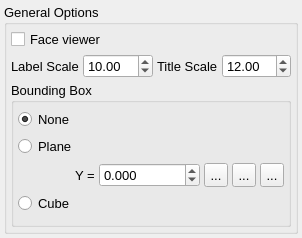
<?xml version="1.0" encoding="UTF-8"?>
<ui version="4.0">
 <class>ViewWindow</class>
 <widget class="QWidget" name="ViewWindow">
  <property name="geometry">
   <rect>
    <x>0</x>
    <y>0</y>
    <width>302</width>
    <height>238</height>
   </rect>
  </property>
  <property name="sizePolicy">
   <sizepolicy hsizetype="Minimum" vsizetype="Minimum">
    <horstretch>0</horstretch>
    <verstretch>0</verstretch>
   </sizepolicy>
  </property>
  <property name="font">
   <font>
    <pointsize>10</pointsize>
   </font>
  </property>
  <property name="windowTitle">
   <string>View</string>
  </property>
  <property name="windowIcon">
   <iconset resource="icons.qrc">
    <normaloff>:/uchroma/icons/uchroma.png</normaloff>:/uchroma/icons/uchroma.png</iconset>
  </property>
  <layout class="QVBoxLayout" name="verticalLayout">
   <property name="spacing">
    <number>4</number>
   </property>
   <property name="margin">
    <number>4</number>
   </property>
   <item>
    <widget class="QGroupBox" name="ViewGeneralOptions">
     <property name="sizePolicy">
      <sizepolicy hsizetype="Preferred" vsizetype="Minimum">
       <horstretch>0</horstretch>
       <verstretch>0</verstretch>
      </sizepolicy>
     </property>
     <property name="title">
      <string>General Options</string>
     </property>
     <layout class="QVBoxLayout" name="verticalLayout_39">
      <property name="spacing">
       <number>4</number>
      </property>
      <property name="margin">
       <number>4</number>
      </property>
      <item>
       <widget class="QCheckBox" name="ViewLabelsFaceViewerCheck">
        <property name="text">
         <string>Face viewer</string>
        </property>
       </widget>
      </item>
      <item>
       <layout class="QHBoxLayout" name="horizontalLayout_20">
        <item>
         <widget class="QLabel" name="LabelScaleLabel">
          <property name="text">
           <string>Label Scale</string>
          </property>
         </widget>
        </item>
        <item>
         <widget class="QDoubleSpinBox" name="ViewLabelPointSizeSpin">
          <property name="sizePolicy">
           <sizepolicy hsizetype="Expanding" vsizetype="Fixed">
            <horstretch>0</horstretch>
            <verstretch>0</verstretch>
           </sizepolicy>
          </property>
          <property name="minimum">
           <double>0.010000000000000</double>
          </property>
          <property name="singleStep">
           <double>0.500000000000000</double>
          </property>
          <property name="value">
           <double>10.000000000000000</double>
          </property>
         </widget>
        </item>
        <item>
         <widget class="QLabel" name="TitleScaleLabel">
          <property name="text">
           <string>Title Scale</string>
          </property>
         </widget>
        </item>
        <item>
         <widget class="QDoubleSpinBox" name="ViewTitlePointSizeSpin">
          <property name="sizePolicy">
           <sizepolicy hsizetype="Expanding" vsizetype="Fixed">
            <horstretch>0</horstretch>
            <verstretch>0</verstretch>
           </sizepolicy>
          </property>
          <property name="minimum">
           <double>0.010000000000000</double>
          </property>
          <property name="singleStep">
           <double>0.500000000000000</double>
          </property>
          <property name="value">
           <double>12.000000000000000</double>
          </property>
         </widget>
        </item>
       </layout>
      </item>
      <item>
       <widget class="QGroupBox" name="ViewExtrasBoundingBoxGroup">
        <property name="title">
         <string>Bounding Box</string>
        </property>
        <layout class="QVBoxLayout" name="verticalLayout_27">
         <property name="spacing">
          <number>4</number>
         </property>
         <property name="margin">
          <number>4</number>
         </property>
         <item>
          <widget class="QRadioButton" name="ViewBoundingBoxNoneRadio">
           <property name="text">
            <string>None</string>
           </property>
           <property name="checked">
            <bool>true</bool>
           </property>
          </widget>
         </item>
         <item>
          <widget class="QRadioButton" name="ViewBoundingBoxPlaneRadio">
           <property name="text">
            <string>Plane</string>
           </property>
          </widget>
         </item>
         <item>
          <layout class="QHBoxLayout" name="horizontalLayout_37">
           <property name="spacing">
            <number>4</number>
           </property>
           <item>
            <spacer name="horizontalSpacer_3">
             <property name="orientation">
              <enum>Qt::Horizontal</enum>
             </property>
             <property name="sizeHint" stdset="0">
              <size>
               <width>40</width>
               <height>20</height>
              </size>
             </property>
            </spacer>
           </item>
           <item>
            <widget class="QLabel" name="label_42">
             <property name="sizePolicy">
              <sizepolicy hsizetype="Minimum" vsizetype="Preferred">
               <horstretch>0</horstretch>
               <verstretch>0</verstretch>
              </sizepolicy>
             </property>
             <property name="text">
              <string>Y =</string>
             </property>
            </widget>
           </item>
           <item>
            <widget class="QDoubleSpinBox" name="ViewBoundingBoxPlaneYSpin">
             <property name="sizePolicy">
              <sizepolicy hsizetype="Expanding" vsizetype="Fixed">
               <horstretch>0</horstretch>
               <verstretch>0</verstretch>
              </sizepolicy>
             </property>
             <property name="decimals">
              <number>3</number>
             </property>
             <property name="minimum">
              <double>-1000000.000000000000000</double>
             </property>
             <property name="maximum">
              <double>1000000.000000000000000</double>
             </property>
            </widget>
           </item>
           <item>
            <widget class="QToolButton" name="ViewBoundingBoxPlaneYSetMinimumButton">
             <property name="maximumSize">
              <size>
               <width>24</width>
               <height>24</height>
              </size>
             </property>
             <property name="toolTip">
              <string>Set to minimum source data value</string>
             </property>
             <property name="text">
              <string>...</string>
             </property>
             <property name="icon">
              <iconset resource="icons.qrc">
               <normaloff>:/uchroma/icons/toleftlimit.svg</normaloff>:/uchroma/icons/toleftlimit.svg</iconset>
             </property>
             <property name="iconSize">
              <size>
               <width>16</width>
               <height>16</height>
              </size>
             </property>
            </widget>
           </item>
           <item>
            <widget class="QToolButton" name="ViewBoundingBoxPlaneYSetZeroButton">
             <property name="maximumSize">
              <size>
               <width>24</width>
               <height>24</height>
              </size>
             </property>
             <property name="toolTip">
              <string>Set to zero</string>
             </property>
             <property name="text">
              <string>...</string>
             </property>
             <property name="icon">
              <iconset resource="icons.qrc">
               <normaloff>:/uchroma/icons/tozero.svg</normaloff>:/uchroma/icons/tozero.svg</iconset>
             </property>
             <property name="iconSize">
              <size>
               <width>16</width>
               <height>16</height>
              </size>
             </property>
            </widget>
           </item>
           <item>
            <widget class="QToolButton" name="ViewBoundingBoxPlaneYSetMaximumButton">
             <property name="maximumSize">
              <size>
               <width>24</width>
               <height>24</height>
              </size>
             </property>
             <property name="toolTip">
              <string>Set to maximum source data value</string>
             </property>
             <property name="text">
              <string>...</string>
             </property>
             <property name="icon">
              <iconset resource="icons.qrc">
               <normaloff>:/uchroma/icons/torightlimit.svg</normaloff>:/uchroma/icons/torightlimit.svg</iconset>
             </property>
             <property name="iconSize">
              <size>
               <width>16</width>
               <height>16</height>
              </size>
             </property>
            </widget>
           </item>
          </layout>
         </item>
         <item>
          <widget class="QRadioButton" name="ViewBoundingBoxCubeRadio">
           <property name="text">
            <string>Cube</string>
           </property>
          </widget>
         </item>
        </layout>
       </widget>
      </item>
     </layout>
    </widget>
   </item>
  </layout>
 </widget>
 <resources>
  <include location="icons.qrc"/>
 </resources>
 <connections/>
</ui>
